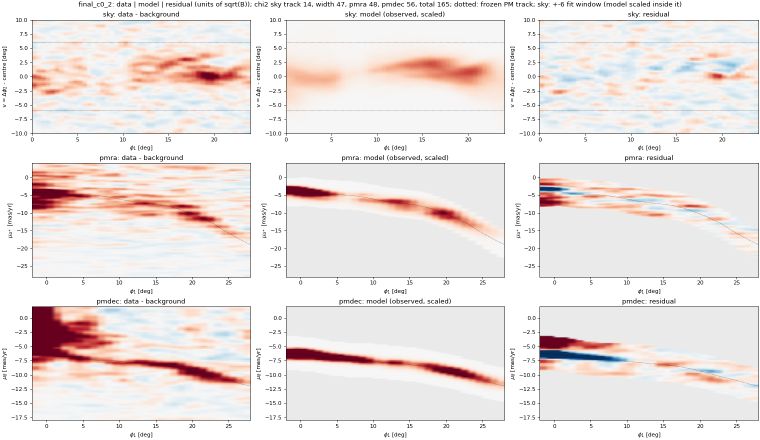
#> input picture plots/stream_model_compare_final_c0_2.png, 1520 x 880 px (shown at 1/2 size)
$ python overlay_measurements.py --png plots/stream_model_compare_final_c0_2.png --json stream_model_compare_c0
#> lines starting #> are read from the running program, lines starting #| are printed output that depends on the picture; after the words box and inside, x2 and y2 are one past the last pixel; in counts of white or black regions, pixels touching at a corner belong together
#!/usr/bin/env python3
"""Draw the measured data vector and a model's stored measurements onto an existing stream_model_compare map figure (2026-10-28).

No recomputation: the figure (plots/stream_model_compare_<model>.png) is loaded as an image; the residual-column panel frames are
found from the image (dark spine pixels); data and model values are mapped into them with the panels' axis ranges
(sky: phi1 0-24, v -10..10 deg; pmra: -2..28, -28..4; pmdec: -2..28, -18..2 mas/yr; as in stream_model_compare.model_maps).
Data: sky local fits (results/plot_data/stream_sky_local_nostrip.json; window phi1 6-9 dropped, grey), PM spline knots
(stream_spline_fit.json) as frozen track (stream_masks.json) + fitted offset. Model: results/plot_data/stream_model_compare_<tag>.json.
Sky: track c + g (phi1 - centre) over each window (solid) and +- width (dashed); PMs: knot values +- 1 sigma.
Usage: python bin/streams/overlay_measurements.py --png plots/stream_model_compare_final_c0_2.png --json stream_model_compare_c0
"""
import argparse, json
from pathlib import Path
import numpy as np
import matplotlib
matplotlib.use("Agg")
import matplotlib.pyplot as plt
import matplotlib.image as mi

ROOT = Path(__file__).resolve().parents[2]; J = lambda n: json.loads((ROOT/f"results/plot_data/{n}.json").read_text())
RANGES = (("sky", (0, 24), (-10, 10)), ("pmra", (-2, 28), (-28, 4)), ("pmdec", (-2, 28), (-18, 2)))
DROP = ((6., 9.),); MC = "#1baf7a"


def frames(im):
    """pixel boxes (x0, x1, y0, y1) of the three right-column panels from the dark spine pixels."""
    dark = im[..., :3].mean(2) < 0.35; H, W = dark.shape
    rows = np.where(dark[:, W//2:].sum(1) > 300)[0]; cols = np.where(dark[H//4:, :].sum(0) > 150)[0]
    group = lambda a: [g[0] for g in np.split(a, np.where(np.diff(a) > 3)[0]+1)]
    r = [x for x in group(rows) if 20 < x < H-20] + [rows[rows > H-60].min()] if False else group(rows)
    r = [x for x in r if x > 20]; c = [x for x in group(cols) if x > W//2]
    y = sorted(r)[:6]; x0, x1 = c[-2], c[-1]
    return [(x0, x1, y[2*i], y[2*i+1]) for i in range(3)]


def main():
    ap = argparse.ArgumentParser(); ap.add_argument("--png", required=True); ap.add_argument("--json", required=True); a = ap.parse_args()
    im = mi.imread(ROOT/a.png); H, W = im.shape[:2]; B = frames(im)
#> in main, im is the input picture: shape (880, 1520, 4) float32; mean R, G, B, A 0.931, 0.899, 0.891, 1
#> after `H, W = im.shape[:2]`: H = 880; W = 1520
#> in frames, `dark = im[..., :3].mean(2) < 0.35`:
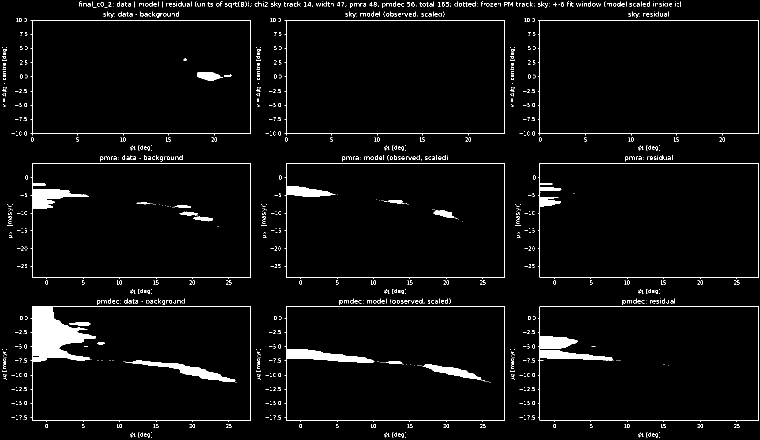
#> dark: shape (880, 1520) bool (shown at 1/2 size); 3.5% white; 1318 white regions (1227 under 20 px), largest, box (x1, y1, x2, y2) and area: (61, 613, 502, 844) 9043, (1076, 613, 1518, 844) 4439, (569, 613, 1010, 844) 3920
#> in frames, `rows = np.where(dark[:, W // 2:].sum(1) > 300)[0]`: rows = [40, 267, 326, 554, 613, 840]
#> in frames, `cols = np.where(dark[H // 4:, :].sum(0) > 150)[0]`: cols = 36 values from 64 to 1517
#> in frames, `r = [x for x in group(rows) if 20 < x < H-20] + [rows[rows > H-60].min..`: r = [40, 267, 326, 554, 613, 840]
#> in frames, `c = [x for x in group(cols) if x > W // 2]`: c = [1009, 1079, 1517]
#> in frames, `y = sorted(r)[:6]`: y = [40, 267, 326, 554, 613, 840]
#> in frames, `x0, x1 = (c[-2], c[-1])`: x0 = 1079; x1 = 1517
#> after `B = frames(im)`: B = [(1079, 1517, 40, 267), (1079, 1517, 326, 554), (1079, 1517, 613, 840)]
    M = J(a.json)["models"][0]; L = J("stream_sky_local_nostrip"); F = J("stream_spline_fit"); R = J("stream_masks"); G = np.array(R["grid"])
    E = 190; fig = plt.figure(figsize=((W+E)/80, H/80), dpi=80); ax = fig.add_axes([0, 0, W/(W+E), 1]); ax.imshow(im); ax.set_axis_off(); ax.set_xlim(0, W); ax.set_ylim(H, 0)
    for (q, (xa, xb), (ya, yb)), (x0, x1, y0, y1) in zip(RANGES, B):
        px = lambda x: x0+(np.asarray(x)-xa)/(xb-xa)*(x1-x0); py = lambda y: y1-(np.asarray(y)-ya)/(yb-ya)*(y1-y0)
        if q == "sky":
            win = [w for w in L["windows"] if tuple(w["phi1"]) not in DROP]
            for w in L["windows"]:
                a0, a1 = w["phi1"]; x = np.array([a0, a1]); pk = 0.5*(a0+a1); i = win.index(w) if w in win else None
                vals = [(w["c"], w["s"], "0.5", "dropped window")] if i is None else [(w["c"], w["s"], "k", "data"), (M["sky_c"][i], M["sky_s"][i], MC, "model")]
                for c, s, col, lab in vals:
                    ax.plot(px(x), py(c+w["g"]*(x-pk)), color=col, lw=2.5, label=lab if a0 in (0., 6.) else None)
                    for sg in (-1, 1):
                        ax.plot(px(x), py(c+sg*s+w["g"]*(x-pk)), color=col, lw=1.3, ls="--")
                if i is not None:
                    ax.errorbar(px(pk), py(w["c"]), yerr=w["c_err"]*(y1-y0)/(yb-ya), color="k", capsize=2, lw=1.2)
        else:
            f = F[q]; n = len(f["fit"]["m"]["knots"]); k = np.array(f["fit"]["m"]["knots"]); t = np.interp(k, G, R["tracks"][q]["c"])
            d, de = np.array(f["fit"]["m"]["values"]), np.sqrt(np.diag(np.array(f["cov"])[:n, :n])); m, me = np.array(M[q], float), np.array(M[q+"_e"], float)
            s = (y1-y0)/(yb-ya)
            ax.errorbar(px(k), py(t+d), yerr=de*s, fmt="s", color="k", ms=6, capsize=3, lw=1.5, label="data knots" if q == "pmra" else None)
            ax.errorbar(px(k), py(t+m), yerr=me*s, fmt="o", color=MC, mec="k", ms=6, capsize=2, lw=1.5, label="model knots" if q == "pmra" else None)
    fig.legend(*ax.get_legend_handles_labels(), loc="center right", fontsize=9, frameon=False, title="right column:\nmeasurements", title_fontsize=9)
    out = ROOT/a.png.replace(".png", "_measured.png"); fig.savefig(out, dpi=80); print(out)


if __name__ == "__main__":
#> (the run stopped early here; a loop or call above may not have finished)
